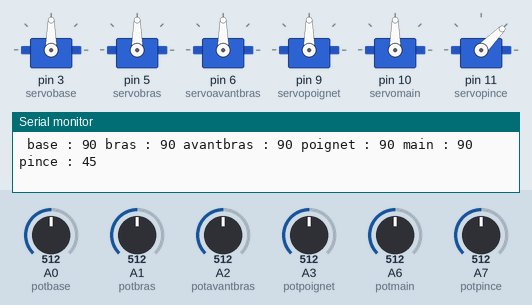
Simulated run of this sketch. Board: Arduino Nano, built with avr-gcc and run on an emulated ATmega328P. On the bench: 6 × servo, the last lines printed to the serial monitor. Inputs (shaded band) come from the test bench; at power-on: A0 (potbase) = 512, A1 (potbras) = 512, A2 (potavantbras) = 512, A3 (potpoignet) = 512, A6 (potmain) = 512, A7 (potpince) = 512.

Above: at 2.2 s.
2.3 s: A0 (potbase) set to 526
At 4.2 s:
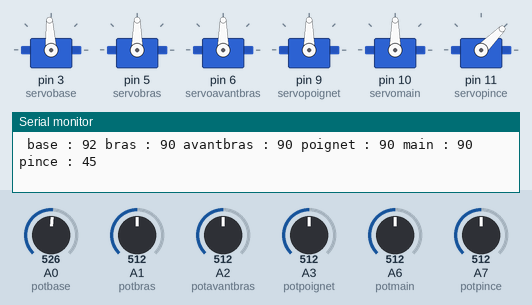
6.6 s: A0 (potbase) set to 353
At 8.2 s:
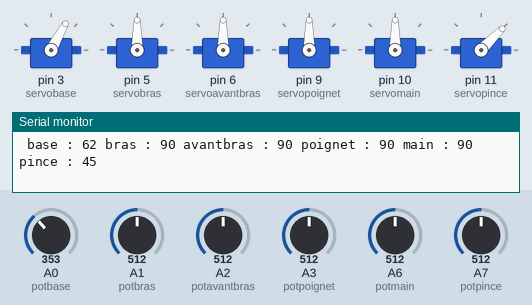
10.1 s: A0 (potbase) set to 335
14.4 s: A0 (potbase) set to 57
At 17.2 s:
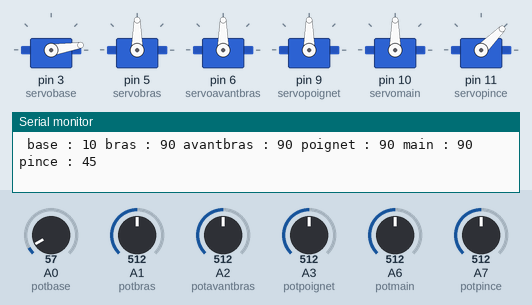
18.7 s: A0 (potbase) set to 49
23.0 s: A0 (potbase) set to 716
At 26.1 s:
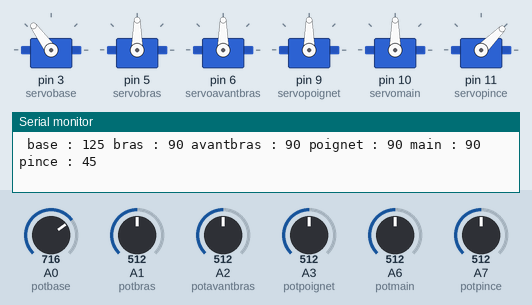
Timing chart, 0 to 28.3 s (numbered marks = the images above; inputs shaded):
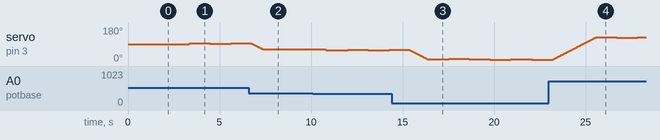

Measured:
- after the input at 2.3 s, servo on pin 3 (servobase): 90° → 93° after 1.0 s, → 91° 1.2 s later, → 93° 1.1 s later

The sketch:

6servos.ino
```cpp
/*
TODO :
remplacer par min et max
-------
Dénomination des articulations :
pince
main
poignet
avantbras
bras
base

attach PWM des servos
  servobase.attach(3);
  servobras.attach(5);
  servoavantbras.attach(6);
  servopoignet.attach(9);
  servomain.attach(10);
  servopince.attach(11);
*/

#include <Servo.h>

/* déclaration PIN pour les 6 potards */
#define potbase A0
#define potbras A1
#define potavantbras A2
#define potpoignet A3
#define potmain A6
#define potpince A7
#define delaisAction 20
#define delaiSetup 200

int inbase, inbras, inavantbras, inpoignet, inmain, inpince ;
int outbase, outbras, outavantbras, outpoignet, outmain, outpince ;

// tableau min/max/init des servomoteurs
int minbase=0,        maxbase=180,        initbase=90,
    minbras=45,       maxbras=135,        initbras=90,
    minavantbras=45,  maxavantbras=135,   initavantbras=90,
    minpoignet=45,    maxpoignet=135,     initpoignet=90,
    minmain=45,       maxmain=135,        initmain=90,
    minpince=0,       maxpince=90,        initpince=45;


Servo servobase, servobras, servoavantbras, servopoignet, servomain, servopince;  // create servo objects to control a servo

void setup() {
  Serial.begin(9600);
  servobase.attach(3);
  servobase.write(initbase);
  delay(delaiSetup);
  servobras.attach(5);
  servobras.write(initbras);
  delay(delaiSetup);
  servoavantbras.attach(6);
  servoavantbras.write(initavantbras);
  delay(delaiSetup);
  servopoignet.attach(9);
  servopoignet.write(initpoignet);
  delay(delaiSetup);
  servomain.attach(10);
  servomain.write(initmain);
  delay(delaiSetup);
  servopince.attach(11);
  servopince.write(initpince);

}

void loop() {
  inbase=analogRead(potbase);
  outbase = map(inbase, 0, 1023, minbase, maxbase); // renvoi valeur pot en 0... 180 degrés
  inbras=analogRead(potbras);
  outbras = map(inbras, 0, 1023, minbras, maxbras); // renvoi valeur pot en 0... 180 degrés
  inavantbras=analogRead(potavantbras);
  outavantbras = map(inavantbras, 0, 1023, minavantbras, maxavantbras); // renvoi valeur pot en 0... 180 degrés
  inpoignet=analogRead(potpoignet);
  outpoignet = map(inpoignet, 0, 1023, minpoignet, maxpoignet); // renvoi valeur pot en 0... 180 degrés
  inmain=analogRead(potmain);
  outmain = map(inmain, 0, 1023, minmain, maxmain); // renvoi valeur pot en 0... 180 degrés
  inpince=analogRead(potpince);
  outpince = map(inpince, 0, 1023, minpince, maxpince); // renvoi valeur pot en 0... 180 degrés

// affichage sur moniteur série pour contrôle
Serial.println("----------");
Serial.print(" base : ");Serial.print(inbase);
Serial.print(" bras : ");Serial.print(inbras);
Serial.print(" avantbras  : ");Serial.print(inavantbras);
Serial.print(" poignet : ");Serial.print(inpoignet);
Serial.print(" main : ");Serial.print(inmain);
Serial.print(" pince : ");Serial.println(inpince);
Serial.print(" base : ");Serial.print(outbase);
Serial.print(" bras : ");Serial.print(outbras);
Serial.print(" avantbras : ");Serial.print(outavantbras);
Serial.print(" poignet : ");Serial.print(outpoignet);
Serial.print(" main : ");Serial.print(outmain);
Serial.print(" pince : ");Serial.println(outpince);


  Servobaseaction(outbase);
//  servobras.write(outbras);
//  servoavantbras.write(outavantbras);
//  servopoignet.write(outpoignet);
//  servomain.write(outmain);
//  servopince.write(outpince);
delay(1000);
}

// TODO régler le problème d'un retour manuel du potentiomètre
void Servobaseaction(int consigne)
{
  int position=servobase.read();
  if (position!=consigne)
  {
    if (position<consigne)
    {
      do
      {
        position++;
        delay(delaisAction);
        servobase.write(position);
      }
      while (position <= consigne);
    }
    else
    {
      do
      {
        position--;
        delay(delaisAction);
        servobase.write(position);
      }
      while (position >= consigne);
    }
  }
}
```
